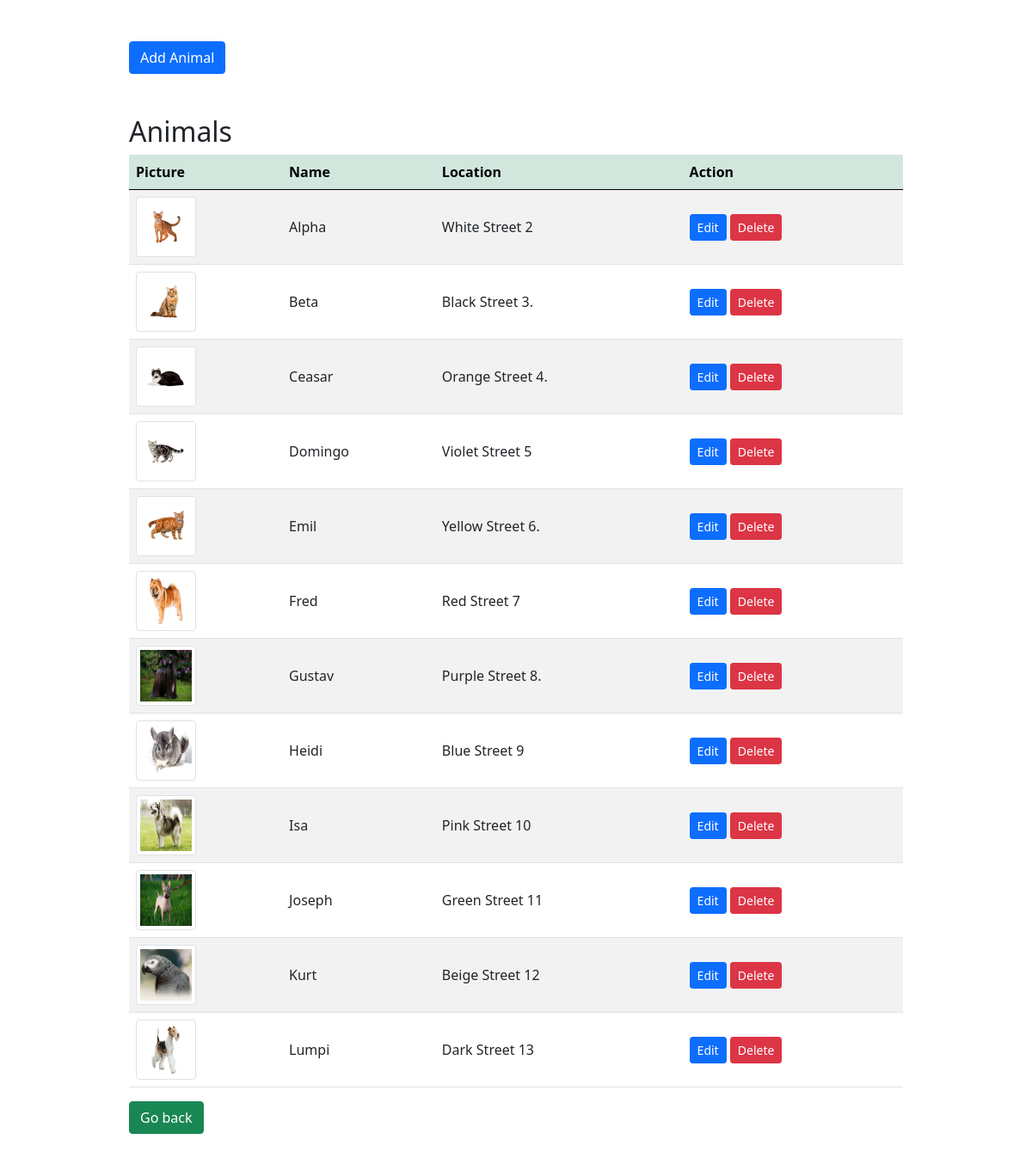
Screenshot of /animals/index.php (signed in) with the database file from the repository.
### tables this page shows
CREATE TABLE `animals` (
  `id` int(11) NOT NULL,
  `name` varchar(30) NOT NULL,
  `picture` varchar(255) DEFAULT NULL,
  `breed` varchar(30) NOT NULL,
  `age` int(11) NOT NULL,
  `type` varchar(30) NOT NULL,
  `description` varchar(30) NOT NULL,
  `character` varchar(30) NOT NULL,
  `location` varchar(30) NOT NULL,
  `status` enum('available','adopted') DEFAULT 'available'
);

### animals/index.php (the view, shortened to what this page needs)
<?php
require_once '../components/db_connect.php';
$sql = "SELECT * FROM animals";
$result = mysqli_query($connect ,$sql);
$tbody='';
if(mysqli_num_rows($result)  > 0) {
    while($row = mysqli_fetch_array($result, MYSQLI_ASSOC)){
        $tbody .= "<tr>
            <td><img class='img-thumbnail' src='pictures/" .$row['picture']."'</td>
            <td>" .$row['name']."</td>
            <td>" .$row['location']."</td>
            <td><a href='update.php?id=" .$row['id']."'><button class='btn btn-primary btn-sm' type='button'>Edit</button></a>
            <a href='delete.php?id=" .$row['id']."'><button class='btn btn-danger btn-sm' type='button'>Delete</button></a></td>
            </tr>";
    };
} else {
    $tbody =  "<tr><td colspan='5'><center>No Data Available </center></td></tr>";
}
?>
<!DOCTYPE html>
<html lang="en">
    <head>
        <?php require_once '../components/boot.php'?>
    </head>
    <body>
        <div class="manageProduct w-75 mt-5">
            <div class='mb-5'>
                <a href= "create.php"><button class='btn btn-primary'type="button" >Add Animal</button></a>
            </div>
            <p class='h2'>Animals</p>
            <table class='table table-striped table-hover'>
                <thead class='table-success '>
                    <tr>
                        <th>Picture</th>
                        <th>Name</th>
                        <th>Location</th>
                        <th>Action</th>
                    </tr>
                </thead>
                <tbody class="text-center">
                    <?= $tbody;?>
                </tbody>
            </table>
            <a class="btn btn-success mb-5" href="../index.php">Go back</a>
        </div>
    </body>
</html>

### animals/index.php (style rules this page uses)
.manageProduct { margin: auto; }
.img-thumbnail { width: 70px !important; height: 70px !important; }
td { text-align: left; vertical-align: middle; }

### rows the page displays
animals: picture (picture), name "Alpha", location "White Street 2"
animals: picture (picture), name "Beta", location "Black Street 3."
animals: picture (picture), name "Ceasar", location "Orange Street 4."
animals: picture (picture), name "Domingo", location "Violet Street 5"
animals: picture (picture), name "Emil", location "Yellow Street 6."
animals: picture (picture), name "Fred", location "Red Street 7"
animals: picture (picture), name "Gustav", location "Purple Street 8."
animals: picture (picture), name "Heidi", location "Blue Street 9"
animals: picture (picture), name "Isa", location "Pink Street 10"
animals: picture (picture), name "Joseph", location "Green Street 11"
animals: picture (picture), name "Kurt", location "Beige Street 12"
animals: picture (picture), name "Lumpi", location "Dark Street 13"
